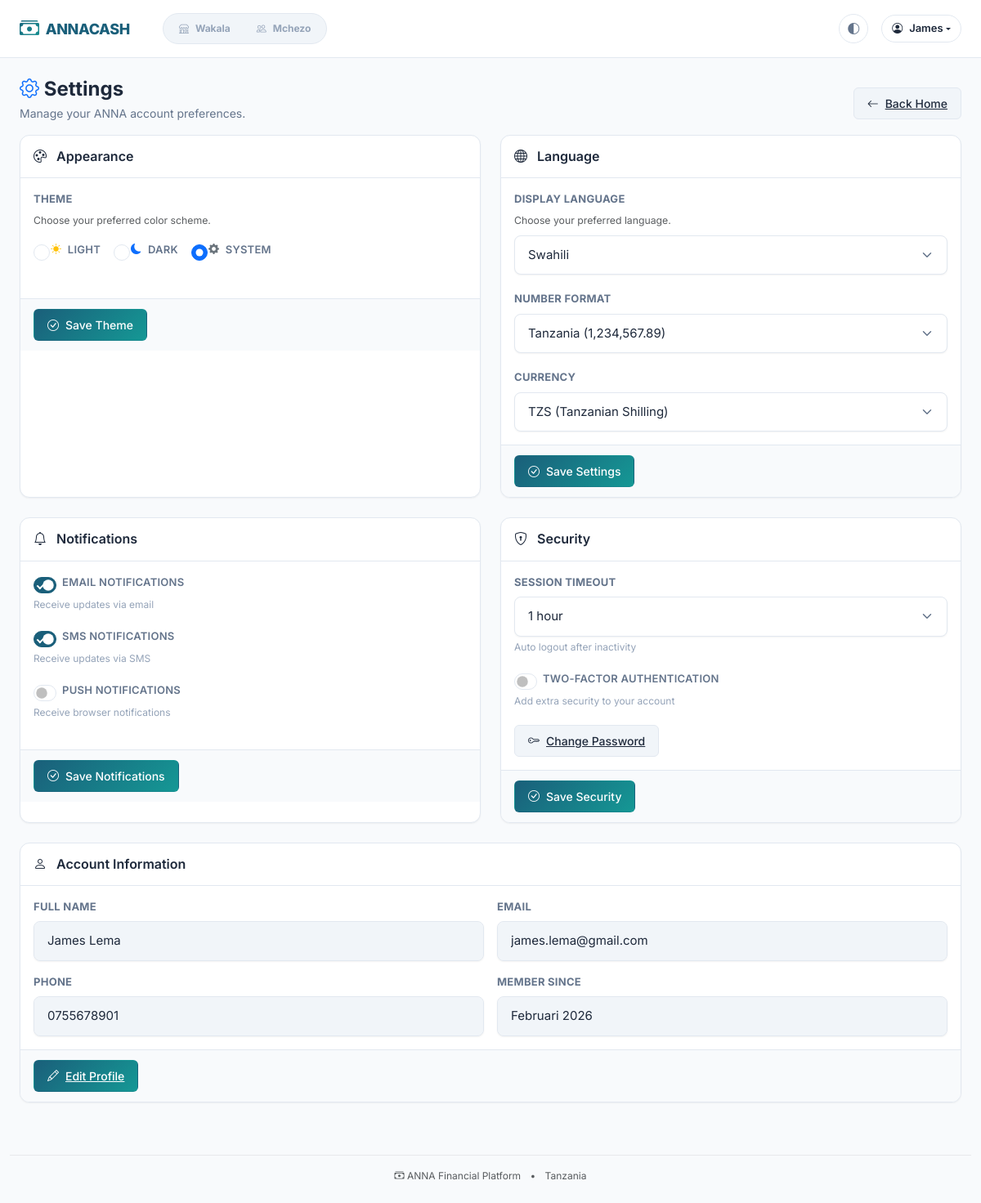
/settings/ (signed in), run on the app's committed database.
### accounts/models.py (models this page shows, shortened)
class User(AbstractBaseUser, PermissionsMixin):
    email = models.EmailField(unique=True)
    phone_number = models.CharField(max_length=20, unique=True, blank=True, null=True)
    first_name = models.CharField(max_length=100)
    last_name = models.CharField(max_length=100)
    is_active = models.BooleanField(default=True)
    is_staff = models.BooleanField(default=False)
    is_superuser = models.BooleanField(default=False)
    date_joined = models.DateTimeField(default=timezone.now)
    last_login = models.DateTimeField(blank=True, null=True)
    profile_image = models.ImageField(upload_to="profiles/", blank=True, null=True)
    bio = models.TextField(blank=True)
    timezone = models.CharField(max_length=50, default="Africa/Nairobi")
    national_id = models.CharField(max_length=20, blank=True, null=True)
    region = models.CharField(max_length=100, blank=True)
    district = models.CharField(max_length=100, blank=True)
    objects = UserManager()
    USERNAME_FIELD = "email"
    REQUIRED_FIELDS = ["first_name", "last_name"]
    class Meta:
        verbose_name = "User"
        verbose_name_plural = "Users"
        ordering = ["-date_joined"]
    def get_full_name(self):
        return f"{self.first_name} {self.last_name}".strip()

### dashboard/views.py (the view)
# urls.py: path("settings/", views.SettingsView.as_view(), name="settings"),
class SettingsView(DashboardMixin, TemplateView):
    template_name = "dashboard/settings.html"
    def get_context_data(self, **kwargs):
        context = super().get_context_data(**kwargs)
        context.update(
            {
                "page_title": "Settings - ANNA",
            }
        )
        return context

### templates/dashboard/settings.html (shortened to what this page needs)
{% extends 'base.html' %}
{% block content %}
<div class="anna-page-header">
    <div class="d-flex justify-content-between align-items-start flex-wrap">
        <div class="me-3">
            <h4 class="anna-page-title">
                <i class="bi bi-gear text-primary"></i> Settings
            </h4>
            <p class="anna-page-subtitle">Manage your ANNA account preferences.</p>
        </div>
        <div class="anna-page-actions">
            <a href="/" class="anna-btn anna-btn-secondary">
                <i class="bi bi-arrow-left"></i> Back Home
            </a>
        </div>
    </div>
</div>
<div class="row g-4">
    <div class="col-md-6">
        <div class="anna-card h-100">
            <div class="anna-card-header">
                <h5 class="anna-card-title">
                    <i class="bi bi-palette me-2"></i> Appearance
                </h5>
            </div>
            <div class="anna-card-body">
                <div class="mb-4">
                    <label class="anna-form-label fw-bold">Theme</label>
                    <p class="text-muted small mb-3">Choose your preferred color scheme.</p>
                    <div class="d-flex gap-3 flex-wrap">
                        <div class="form-check">
                            <input class="form-check-input" type="radio" name="theme" id="themeLight" value="light">
                            <label class="form-check-label" for="themeLight">
                                <i class="bi bi-sun-fill text-warning me-1"></i> Light
                            </label>
                        </div>
                        <div class="form-check">
                            <input class="form-check-input" type="radio" name="theme" id="themeDark" value="dark">
                            <label class="form-check-label" for="themeDark">
                                <i class="bi bi-moon-fill text-primary me-1"></i> Dark
                            </label>
                        </div>
                        <div class="form-check">
                            <input class="form-check-input" type="radio" name="theme" id="themeSystem" value="system">
                            <label class="form-check-label" for="themeSystem">
                                <i class="bi bi-gear-fill text-secondary me-1"></i> System
                            </label>
                        </div>
                    </div>
                </div>
            </div>
            <div class="anna-card-footer">
                <button class="anna-btn anna-btn-primary" id="saveThemeBtn">
                    <i class="bi bi-check-circle"></i> Save Theme
                </button>
            </div>
        </div>
    </div>
    <div class="col-md-6">
        <div class="anna-card h-100">
            <div class="anna-card-header">
                <h5 class="anna-card-title">
                    <i class="bi bi-globe me-2"></i> Language
                </h5>
            </div>
            <div class="anna-card-body">
                <div class="anna-form-group">
                    <label class="anna-form-label fw-bold">Display Language</label>
                    <p class="text-muted small mb-2">Choose your preferred language.</p>
                    <select class="anna-form-input" id="languageSelect">
                        <option value="sw" selected>Swahili</option>
                    </select>
                </div>
                <div class="anna-form-group">
                    <label class="anna-form-label fw-bold">Number Format</label>
                    <select class="anna-form-input">
                        <option value="tz" selected>Tanzania (1,234,567.89)</option>
                    </select>
                </div>
                <div class="anna-form-group mb-0">
                    <label class="anna-form-label fw-bold">Currency</label>
                    <select class="anna-form-input">
                        <option value="tzs" selected>TZS (Tanzanian Shilling)</option>
                    </select>
                </div>
            </div>
            <div class="anna-card-footer">
                <button class="anna-btn anna-btn-primary">
                    <i class="bi bi-check-circle"></i> Save Settings
                </button>
            </div>
        </div>
    </div>
    <div class="col-md-6">
        <div class="anna-card h-100">
            <div class="anna-card-header">
                <h5 class="anna-card-title">
                    <i class="bi bi-bell me-2"></i> Notifications
                </h5>
            </div>
            <div class="anna-card-body">
                <div class="anna-form-group">
                    <div class="form-check form-switch">
                        <input class="form-check-input" type="checkbox" id="emailNotifications" checked>
                        <label class="form-check-label" for="emailNotifications">Email Notifications</label>
                    </div>
                    <small class="text-muted d-block mt-1">Receive updates via email</small>
                </div>
                <div class="anna-form-group">
                    <div class="form-check form-switch">
                        <input class="form-check-input" type="checkbox" id="smsNotifications" checked>
                        <label class="form-check-label" for="smsNotifications">SMS Notifications</label>
                    </div>
                    <small class="text-muted d-block mt-1">Receive updates via SMS</small>
                </div>
                <div class="anna-form-group">
                    <div class="form-check form-switch">
                        <input class="form-check-input" type="checkbox" id="pushNotifications">
                        <label class="form-check-label" for="pushNotifications">Push Notifications</label>
                    </div>
                    <small class="text-muted d-block mt-1">Receive browser notifications</small>
                </div>
            </div>
            <div class="anna-card-footer">
                <button class="anna-btn anna-btn-primary">
                    <i class="bi bi-check-circle"></i> Save Notifications
                </button>
            </div>
        </div>
    </div>
    <div class="col-md-6">
        <div class="anna-card h-100">
            <div class="anna-card-header">
                <h5 class="anna-card-title">
                    <i class="bi bi-shield-lock me-2"></i> Security
                </h5>
            </div>
            <div class="anna-card-body">
                <div class="anna-form-group">
                    <label class="anna-form-label fw-bold">Session Timeout</label>
                    <select class="anna-form-input">
                        <option value="60" selected>1 hour</option>
                    </select>
                    <small class="text-muted d-block mt-1">Auto logout after inactivity</small>
                </div>
                <div class="anna-form-group">
                    <div class="form-check form-switch">
                        <input class="form-check-input" type="checkbox" id="twoFactorAuth">
                        <label class="form-check-label" for="twoFactorAuth">Two-Factor Authentication</label>
                    </div>
                    <small class="text-muted d-block mt-1">Add extra security to your account</small>
                </div>
                <div class="anna-form-group mb-0">
                    <a href="{% url 'accounts:password_change' %}" class="anna-btn anna-btn-secondary">
                        <i class="bi bi-key"></i> Change Password
                    </a>
                </div>
            </div>
            <div class="anna-card-footer">
                <button class="anna-btn anna-btn-primary">
                    <i class="bi bi-check-circle"></i> Save Security
                </button>
            </div>
        </div>
    </div>
    <div class="col-12">
        <div class="anna-card">
            <div class="anna-card-header">
                <h5 class="anna-card-title">
                    <i class="bi bi-person me-2"></i> Account Information
                </h5>
            </div>
            <div class="anna-card-body">
                <div class="row g-3">
                    <div class="col-md-6">
                        <div class="anna-form-group mb-0">
                            <label class="anna-form-label fw-bold">Full Name</label>
                            <input type="text" class="anna-form-input" value="{{ user.get_full_name }}" readonly>
                        </div>
                    </div>
                    <div class="col-md-6">
                        <div class="anna-form-group mb-0">
                            <label class="anna-form-label fw-bold">Email</label>
                            <input type="email" class="anna-form-input" value="{{ user.email }}" readonly>
                        </div>
                    </div>
                    <div class="col-md-6">
                        <div class="anna-form-group mb-0">
                            <label class="anna-form-label fw-bold">Phone</label>
                            <input type="tel" class="anna-form-input" value="{{ user.phone_number|default:'Not set' }}" readonly>
                        </div>
                    </div>
                    <div class="col-md-6">
                        <div class="anna-form-group mb-0">
                            <label class="anna-form-label fw-bold">Member Since</label>
                            <input type="text" class="anna-form-input" value="{{ user.date_joined|date:'F Y' }}" readonly>
                        </div>
                    </div>
                </div>
            </div>
            <div class="anna-card-footer">
                <a href="{% url 'accounts:profile' %}" class="anna-btn anna-btn-primary">
                    <i class="bi bi-pencil"></i> Edit Profile
                </a>
            </div>
        </div>
    </div>
</div>
{% endblock %}

### templates/base.html (shortened to what this page needs)
<!DOCTYPE html>
<html lang="sw">
<head>
    {% load static %}
    <link href="https://cdn.jsdelivr.net/npm/bootstrap@5.3.0/dist/css/bootstrap.min.css" rel="stylesheet">
    <link href="https://cdn.jsdelivr.net/npm/bootstrap-icons@1.11.0/font/bootstrap-icons.css" rel="stylesheet">
    <link href="{% static 'css/variables.css' %}" rel="stylesheet">
    <link href="{% static 'css/anna.css' %}" rel="stylesheet">
</head>
<body>
    <nav class="navbar navbar-expand-lg anna-navbar">
        <div class="container-fluid px-3 px-lg-4">
            <a class="navbar-brand anna-navbar-brand" href="/">
                <i class="bi bi-cash-stack"></i> ANNACASH
            </a>
            {% if user.is_authenticated %}
            <div class="collapse navbar-collapse" id="navbarNav">
                <div class="anna-app-switcher ms-lg-4 me-auto d-none d-lg-flex">
                    {% if has_wakala_access %}
                    <a href="{% url 'dashboard:app_switcher' %}?app=wakala" class="anna-app-switcher-btn {% if request.path|slice:':8' == '/wakala' or '/wakala/' in request.path %}active{% endif %}">
                        <i class="bi bi-shop"></i> Wakala
                    </a>
                    {% endif %}
                    {% if has_mchezo_access %}
                    <a href="{% url 'dashboard:app_switcher' %}?app=mchezo" class="anna-app-switcher-btn {% if request.path|slice:':7' == '/mchezo' or '/mchezo/' in request.path %}active{% endif %}">
                        <i class="bi bi-people"></i> Mchezo
                    </a>
                    {% endif %}
                </div>
                <div class="d-flex flex-column flex-lg-row align-items-lg-center gap-3 mt-3 mt-lg-0 ms-auto">
                    <button class="theme-toggle d-none d-lg-flex" title="Cycle theme">
                        <i class="bi bi-circle-half"></i>
                    </button>
                    <div class="dropdown d-none d-lg-block">
                        <button class="anna-user-menu-btn dropdown-toggle d-flex align-items-center" type="button" data-bs-toggle="dropdown" aria-expanded="false">
                            <i class="bi bi-person-circle me-2"></i>
                            <span class="d-none d-sm-inline">{{ user.first_name|default:user.email|truncatechars:15 }}</span>
                        </button>
                    </div>
                </div>
            </div>
            {% endif %}
        </div>
    </nav>
    <main class="container-fluid px-3 px-lg-4 py-4">
        {% block content %}{% endblock %}
    </main>
    <footer class="text-center py-4 text-muted" style="font-size: 0.75rem;">
        <div class="container-fluid">
            <hr class="my-3" style="opacity: 0.1;">
            <p class="mb-0">
                <i class="bi bi-cash-stack"></i> ANNA Financial Platform
                <span class="mx-2">•</span>
                Tanzania
            </p>
        </div>
    </footer>
</body>
</html>

### data on the page
User: first_name "James", get_full_name "James Lema", email "james.lema@gmail.com", phone_number "0755678901", date_joined "Februari 2026"
